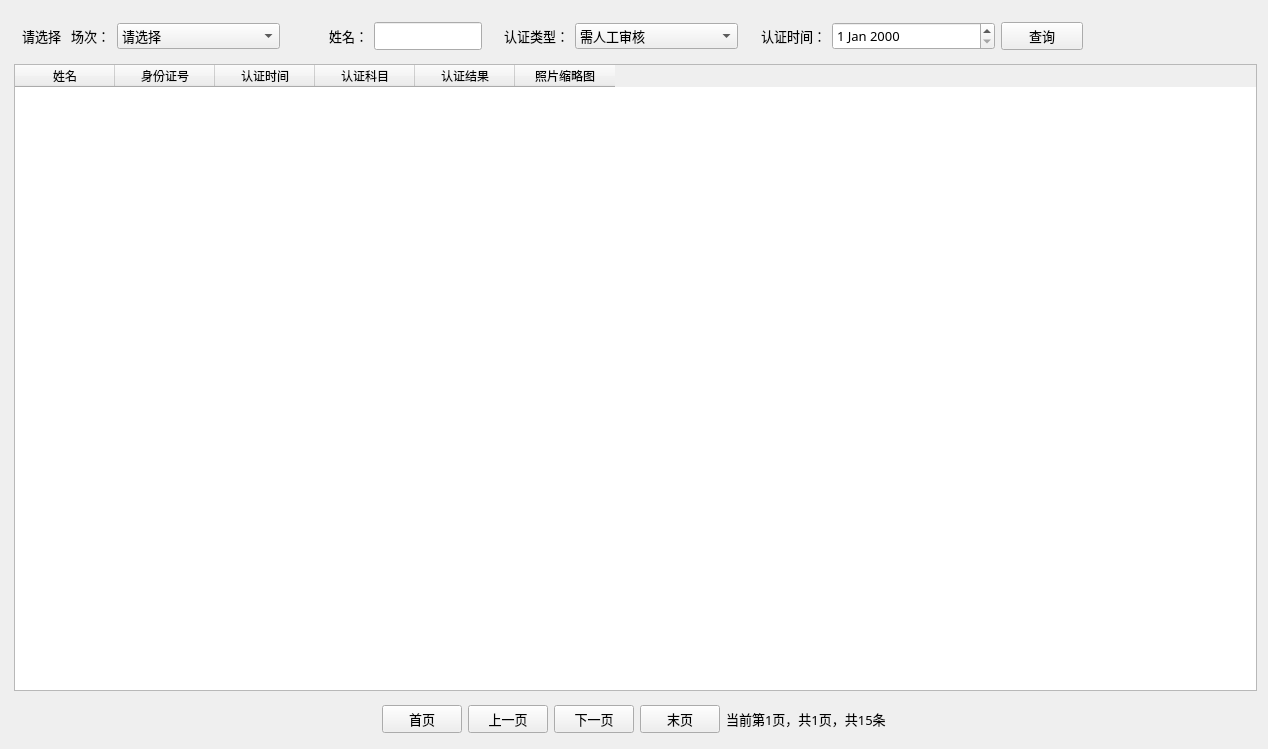
<?xml version="1.0" encoding="UTF-8"?>
<ui version="4.0">
 <class>AuthenticLogsDetail</class>
 <widget class="QMainWindow" name="AuthenticLogsDetail">
  <property name="geometry">
   <rect>
    <x>0</x>
    <y>0</y>
    <width>1268</width>
    <height>749</height>
   </rect>
  </property>
  <property name="sizePolicy">
   <sizepolicy hsizetype="Expanding" vsizetype="Expanding">
    <horstretch>0</horstretch>
    <verstretch>0</verstretch>
   </sizepolicy>
  </property>
  <property name="windowTitle">
   <string>认证结果查询</string>
  </property>
  <widget class="QWidget" name="centralWidget">
   <property name="enabled">
    <bool>true</bool>
   </property>
   <property name="sizePolicy">
    <sizepolicy hsizetype="Expanding" vsizetype="Expanding">
     <horstretch>0</horstretch>
     <verstretch>0</verstretch>
    </sizepolicy>
   </property>
   <property name="minimumSize">
    <size>
     <width>800</width>
     <height>600</height>
    </size>
   </property>
   <property name="cursor">
    <cursorShape>ArrowCursor</cursorShape>
   </property>
   <layout class="QVBoxLayout" name="verticalLayout" stretch="0,15,0">
    <property name="spacing">
     <number>3</number>
    </property>
    <property name="bottomMargin">
     <number>5</number>
    </property>
    <item>
     <widget class="QWidget" name="widget" native="true">
      <property name="sizePolicy">
       <sizepolicy hsizetype="Expanding" vsizetype="Expanding">
        <horstretch>0</horstretch>
        <verstretch>0</verstretch>
       </sizepolicy>
      </property>
      <layout class="QHBoxLayout" name="horizontalLayout" stretch="1,2,1,0,1,2,1,2,1,2">
       <item>
        <widget class="QLabel" name="label">
         <property name="sizePolicy">
          <sizepolicy hsizetype="Fixed" vsizetype="Preferred">
           <horstretch>0</horstretch>
           <verstretch>0</verstretch>
          </sizepolicy>
         </property>
         <property name="font">
          <font>
           <family>微软雅黑</family>
           <pointsize>10</pointsize>
          </font>
         </property>
         <property name="text">
          <string>请选择   场次：</string>
         </property>
         <property name="textFormat">
          <enum>Qt::PlainText</enum>
         </property>
         <property name="margin">
          <number>3</number>
         </property>
         <property name="indent">
          <number>-1</number>
         </property>
        </widget>
       </item>
       <item>
        <widget class="QComboBox" name="changciBox">
         <property name="font">
          <font>
           <family>微软雅黑</family>
           <pointsize>10</pointsize>
          </font>
         </property>
         <property name="currentText">
          <string>请选择</string>
         </property>
         <item>
          <property name="text">
           <string>请选择</string>
          </property>
         </item>
         <item>
          <property name="text">
           <string>职业道德</string>
          </property>
         </item>
         <item>
          <property name="text">
           <string>职业能力</string>
          </property>
         </item>
         <item>
          <property name="text">
           <string>岗位技能</string>
          </property>
         </item>
        </widget>
       </item>
       <item>
        <widget class="QLabel" name="label_2">
         <property name="font">
          <font>
           <family>微软雅黑</family>
           <pointsize>10</pointsize>
          </font>
         </property>
         <property name="text">
          <string>姓名：</string>
         </property>
         <property name="alignment">
          <set>Qt::AlignRight|Qt::AlignTrailing|Qt::AlignVCenter</set>
         </property>
        </widget>
       </item>
       <item>
        <widget class="QLineEdit" name="nameLineEdit">
         <property name="sizePolicy">
          <sizepolicy hsizetype="Expanding" vsizetype="MinimumExpanding">
           <horstretch>0</horstretch>
           <verstretch>0</verstretch>
          </sizepolicy>
         </property>
        </widget>
       </item>
       <item>
        <widget class="QLabel" name="label_3">
         <property name="font">
          <font>
           <family>微软雅黑</family>
           <pointsize>10</pointsize>
          </font>
         </property>
         <property name="text">
          <string>认证类型：</string>
         </property>
         <property name="alignment">
          <set>Qt::AlignRight|Qt::AlignTrailing|Qt::AlignVCenter</set>
         </property>
        </widget>
       </item>
       <item>
        <widget class="QComboBox" name="kcBox">
         <property name="font">
          <font>
           <family>微软雅黑</family>
           <pointsize>10</pointsize>
          </font>
         </property>
         <item>
          <property name="text">
           <string>需人工审核</string>
          </property>
         </item>
         <item>
          <property name="text">
           <string>通过</string>
          </property>
         </item>
         <item>
          <property name="text">
           <string>不通过</string>
          </property>
         </item>
         <item>
          <property name="text">
           <string>非考生</string>
          </property>
         </item>
        </widget>
       </item>
       <item>
        <widget class="QLabel" name="label_5">
         <property name="font">
          <font>
           <family>微软雅黑</family>
           <pointsize>10</pointsize>
          </font>
         </property>
         <property name="text">
          <string>认证时间：</string>
         </property>
         <property name="alignment">
          <set>Qt::AlignRight|Qt::AlignTrailing|Qt::AlignVCenter</set>
         </property>
        </widget>
       </item>
       <item>
        <widget class="QDateEdit" name="dateEdit">
         <property name="sizePolicy">
          <sizepolicy hsizetype="Minimum" vsizetype="Expanding">
           <horstretch>0</horstretch>
           <verstretch>0</verstretch>
          </sizepolicy>
         </property>
         <property name="font">
          <font>
           <family>微软雅黑</family>
           <pointsize>10</pointsize>
          </font>
         </property>
        </widget>
       </item>
       <item>
        <widget class="QPushButton" name="queryBtn">
         <property name="sizePolicy">
          <sizepolicy hsizetype="Expanding" vsizetype="Fixed">
           <horstretch>0</horstretch>
           <verstretch>0</verstretch>
          </sizepolicy>
         </property>
         <property name="font">
          <font>
           <family>微软雅黑</family>
           <pointsize>10</pointsize>
          </font>
         </property>
         <property name="text">
          <string>查询</string>
         </property>
        </widget>
       </item>
       <item>
        <spacer name="horizontalSpacer_4">
         <property name="orientation">
          <enum>Qt::Horizontal</enum>
         </property>
         <property name="sizeHint" stdset="0">
          <size>
           <width>40</width>
           <height>20</height>
          </size>
         </property>
        </spacer>
       </item>
      </layout>
     </widget>
    </item>
    <item>
     <widget class="QWidget" name="widget_2" native="true">
      <property name="sizePolicy">
       <sizepolicy hsizetype="Expanding" vsizetype="Expanding">
        <horstretch>0</horstretch>
        <verstretch>0</verstretch>
       </sizepolicy>
      </property>
      <layout class="QVBoxLayout" name="verticalLayout_2">
       <property name="spacing">
        <number>5</number>
       </property>
       <property name="leftMargin">
        <number>3</number>
       </property>
       <property name="topMargin">
        <number>0</number>
       </property>
       <property name="rightMargin">
        <number>0</number>
       </property>
       <property name="bottomMargin">
        <number>0</number>
       </property>
       <item>
        <widget class="QTableWidget" name="resTableWidget">
         <property name="sizePolicy">
          <sizepolicy hsizetype="Expanding" vsizetype="MinimumExpanding">
           <horstretch>0</horstretch>
           <verstretch>0</verstretch>
          </sizepolicy>
         </property>
         <property name="columnCount">
          <number>6</number>
         </property>
         <column>
          <property name="text">
           <string>姓名</string>
          </property>
          <property name="background">
           <color>
            <red>0</red>
            <green>170</green>
            <blue>255</blue>
           </color>
          </property>
         </column>
         <column>
          <property name="text">
           <string>身份证号</string>
          </property>
         </column>
         <column>
          <property name="text">
           <string>认证时间</string>
          </property>
         </column>
         <column>
          <property name="text">
           <string>认证科目</string>
          </property>
         </column>
         <column>
          <property name="text">
           <string>认证结果</string>
          </property>
         </column>
         <column>
          <property name="text">
           <string>照片缩略图</string>
          </property>
         </column>
        </widget>
       </item>
      </layout>
     </widget>
    </item>
    <item>
     <widget class="QWidget" name="widget_3" native="true">
      <property name="sizePolicy">
       <sizepolicy hsizetype="Expanding" vsizetype="Expanding">
        <horstretch>0</horstretch>
        <verstretch>0</verstretch>
       </sizepolicy>
      </property>
      <layout class="QHBoxLayout" name="horizontalLayout_2" stretch="5,1,1,1,1,1,5">
       <item>
        <spacer name="horizontalSpacer">
         <property name="orientation">
          <enum>Qt::Horizontal</enum>
         </property>
         <property name="sizeHint" stdset="0">
          <size>
           <width>40</width>
           <height>20</height>
          </size>
         </property>
        </spacer>
       </item>
       <item>
        <widget class="QPushButton" name="firstPageBtn">
         <property name="sizePolicy">
          <sizepolicy hsizetype="Expanding" vsizetype="Fixed">
           <horstretch>0</horstretch>
           <verstretch>0</verstretch>
          </sizepolicy>
         </property>
         <property name="font">
          <font>
           <family>微软雅黑</family>
           <pointsize>10</pointsize>
          </font>
         </property>
         <property name="text">
          <string>首页</string>
         </property>
        </widget>
       </item>
       <item>
        <widget class="QPushButton" name="prePagBtn">
         <property name="sizePolicy">
          <sizepolicy hsizetype="Expanding" vsizetype="Fixed">
           <horstretch>0</horstretch>
           <verstretch>0</verstretch>
          </sizepolicy>
         </property>
         <property name="font">
          <font>
           <family>微软雅黑</family>
           <pointsize>10</pointsize>
          </font>
         </property>
         <property name="text">
          <string>上一页</string>
         </property>
        </widget>
       </item>
       <item>
        <widget class="QPushButton" name="nextPagBtn">
         <property name="sizePolicy">
          <sizepolicy hsizetype="Expanding" vsizetype="Fixed">
           <horstretch>0</horstretch>
           <verstretch>0</verstretch>
          </sizepolicy>
         </property>
         <property name="font">
          <font>
           <family>微软雅黑</family>
           <pointsize>10</pointsize>
          </font>
         </property>
         <property name="text">
          <string>下一页</string>
         </property>
        </widget>
       </item>
       <item>
        <widget class="QPushButton" name="lastPagBtn">
         <property name="sizePolicy">
          <sizepolicy hsizetype="Expanding" vsizetype="Fixed">
           <horstretch>0</horstretch>
           <verstretch>0</verstretch>
          </sizepolicy>
         </property>
         <property name="font">
          <font>
           <family>微软雅黑</family>
           <pointsize>10</pointsize>
          </font>
         </property>
         <property name="text">
          <string>末页</string>
         </property>
        </widget>
       </item>
       <item>
        <widget class="QLabel" name="bottomLabel">
         <property name="sizePolicy">
          <sizepolicy hsizetype="Expanding" vsizetype="Expanding">
           <horstretch>0</horstretch>
           <verstretch>0</verstretch>
          </sizepolicy>
         </property>
         <property name="font">
          <font>
           <family>微软雅黑</family>
           <pointsize>10</pointsize>
          </font>
         </property>
         <property name="text">
          <string>当前第1页，共1页，共15条</string>
         </property>
        </widget>
       </item>
       <item>
        <spacer name="horizontalSpacer_2">
         <property name="orientation">
          <enum>Qt::Horizontal</enum>
         </property>
         <property name="sizeHint" stdset="0">
          <size>
           <width>40</width>
           <height>20</height>
          </size>
         </property>
        </spacer>
       </item>
      </layout>
     </widget>
    </item>
   </layout>
  </widget>
 </widget>
 <layoutdefault spacing="6" margin="11"/>
 <resources/>
 <connections/>
</ui>
